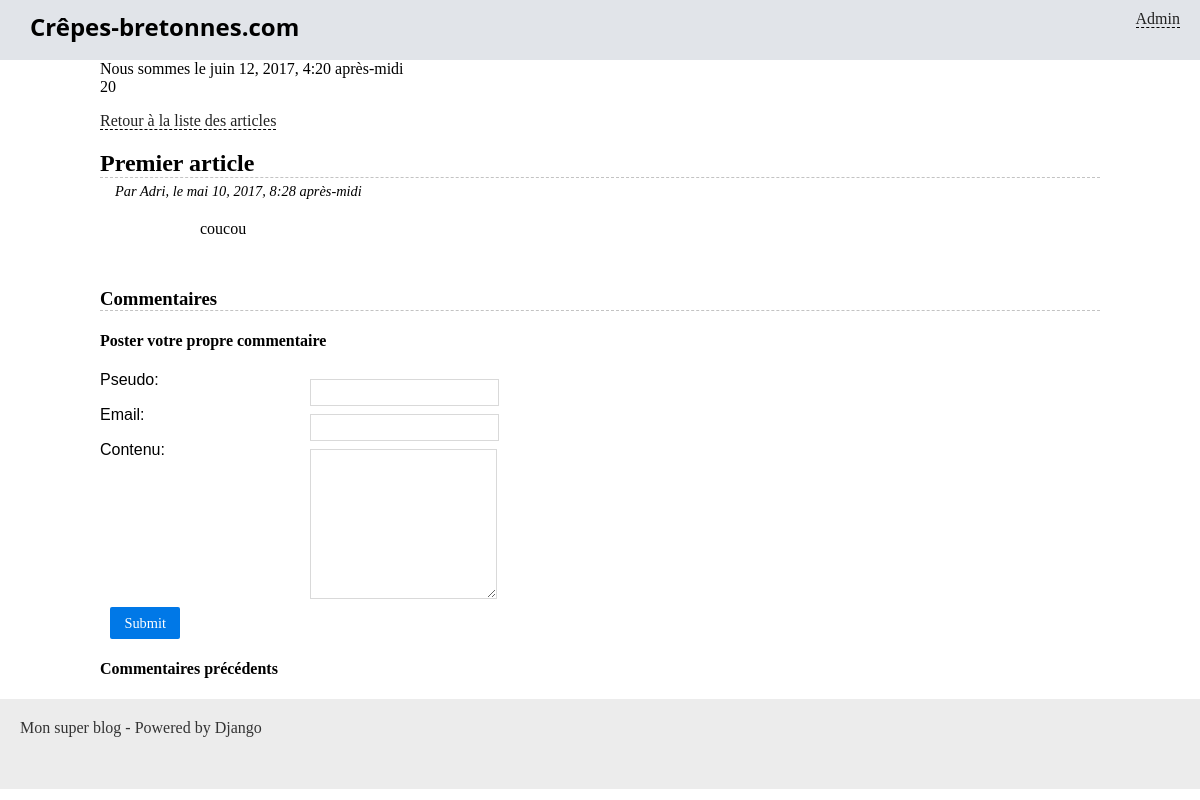
/blog/article/1, run on the app's committed database.
### blog/models.py (models this page shows, shortened)
class Article(models.Model):
    titre = models.CharField(max_length=100)
    slug = models.SlugField()
    auteur = models.CharField(max_length=42)
    contenu = models.TextField(null=True)
    date = models.DateTimeField(verbose_name="Date de parution",
                                auto_now_add=True, auto_now=False)
    is_visible = models.BooleanField(verbose_name="Article publié ?",
                                     default=False)
    categorie = models.ForeignKey('Categorie')

### blog/views.py (the view)
# urls.py: url(r'^article/(?P<pk>\d+)$', LireArticle.as_view(), name='blog_lire'),
class LireArticle(DetailView):
    context_object_name = "article"
    model = Article
    template_name = "blog/lire_article.html"

### blog/templatetags/blog_extras.py (called while the page is built)
@register.tag
def random(parser, token):
    try:
        nom_tag, begin, end = token.split_contents()
    except ValueError:
        msg = 'Le tag %s doit prendre exactement deux arguments.' % token.split_contents()[0]
        raise template.TemplateSyntaxError(msg)
    try:
        begin, end = int(begin), int(end)
    except ValueError:
        msg = 'Les arguments du tag %s sont obligatoirement des entiers.' % nom_tag
        raise template.TemplateSyntaxError(msg)
    if begin > end:
        msg = 'L\'argument "begin" doit obligatoirement être inférieur à l\'argument "end" dans le tag %s.' % nom_tag
        raise template.TemplateSyntaxError(msg)
    return RandomNode(begin, end)

    def render(self, context):
        return str(randint(self.begin, self.end))

### crepes/context_processors.py (called while the page is built)
def get_infos(request):
    date_actuelle = datetime.now()
    return {'date_actuelle': date_actuelle}

def inject_constantes(request):
	return {'taux_change': 1.41}

def inject_taux_change(request):
	return {'taux_change': 1.618033989}

### blog/templates/blog/lire_article.html (shortened to what this page needs)
{% extends "blog/base.html" %}
{% block content %}
{%load blog_extras%}
Nous sommes le {{date_actuelle}}
<br>
{% random 0 42 %}
	<p>
		<a href="{% url 'accueil' %}">Retour à la liste des articles</a>
	</p>
	<h2 class="titre-article">{{ article.titre }}</h2>
	<p class="infos-article">Par {{ article.auteur }}, le {{ article.date }}</p>
	<div class="contenu-article">
		{{ article.contenu|safe }}
	</div>
	<h3 class="titre-comments">Commentaires</h3>
	<h4>Poster votre propre commentaire</h4>
  <form method="post" action="" class="pure-form">
    <p><label for="pseudo">Pseudo: </label>
    <input id="pseudo" type="text" name="pseudo" value="">
    </p>
    <p><label for="email">Email: </label>
    <input id="email" type="text" name="commentateur_email" value="">
    </p>
    <p><label for="contenu_commentaire">Contenu: </label>
    <textarea id="contenu_commentaire" rows=10 name="contenu_commentaire" value=""></textarea>
    </p>
    <p style="text-align:center">
      <input class="pure-button pure-button-primary" type="submit" />
    </p>
  </form>
  <h4>Commentaires précédents</h4>
{% endblock %}

### blog/static/blog/styles.css (style rules this page uses)
* { box-sizing: border-box; }
body { margin: 0; padding: 0; }
a { color: #222; border-bottom: 1px dashed #000; text-decoration: none; }
form label { display: block; float: left; font-weight: lighter; width: 200px; text-align: justify; font-family: Arvo, Arial; }
form input, form select, form textarea { border: 1px solid #d9d9d9; color: #343434; float: left; margin: 8px 10px 0px 10px; padding: 5px; }
form textarea { height: 150px; }
form p { clear: both; }
.titre-article, .titre-comments { border-bottom: 1px dashed #c3c3c3; margin-bottom: 0; }
.infos-article { margin: 5px 0 0 15px; font-style: italic; font-size: 0.9em; }
.titre-comments { margin-top: 50px; }
.contenu-article { margin: 20px auto; width: 80%; }
input[type="submit"] { background-color: #0078E7; color: #FFF; font-family: Verdana; font-size: 0.9em; padding: 0.5em 1em; border: 0px none transparent; text-decoration: none; border-radius: 2px; display: inline-block; }

### data on the page
Article: titre "Premier article", auteur "Adri", date "mai 10, 2017, 8:28 après-midi", contenu "coucou"
